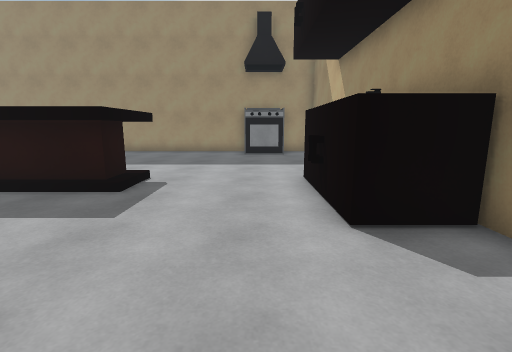
View 1 (above)

15 first-person views from a walk through a Unity game level. The camera is 1.4 m above the floor, tilts 10° down and sees 85° across. The floor is counted in squares, 1 m on a side. Each view is taken from the middle of a square. On the plan, view 1 faces up. The plan holds only what a view shows up to about 14 squares ahead; the rest is blank. The place goes on beyond the plan. The player is left out. Door leaves are left out, so doorways stand open.

View 2
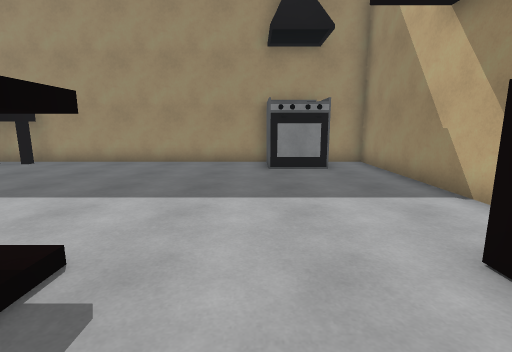

View 3
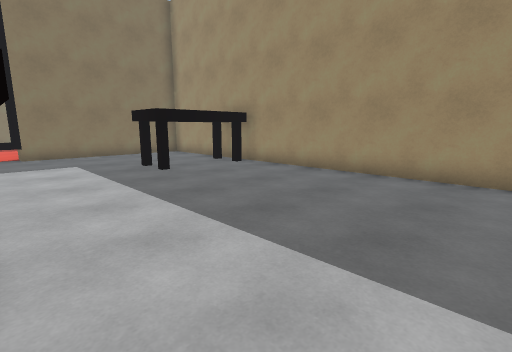

View 4
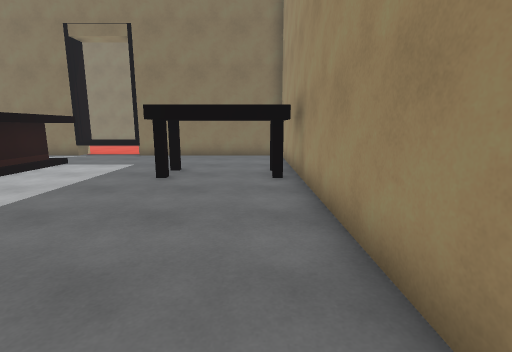

View 5
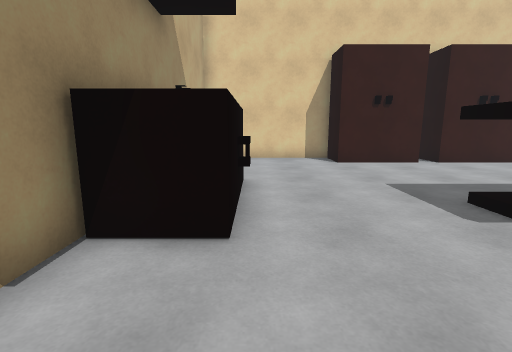

View 6
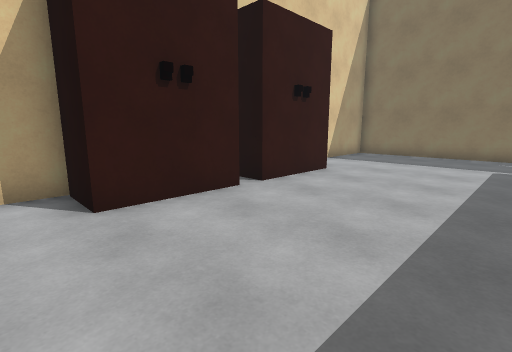

View 7
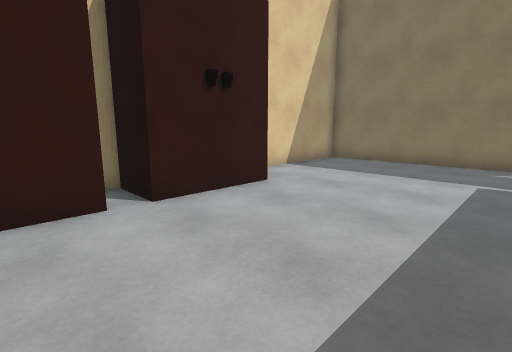

View 8
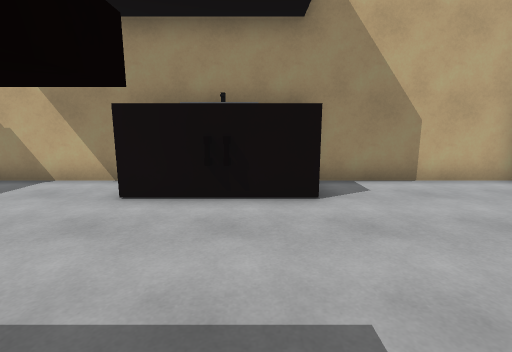

View 9
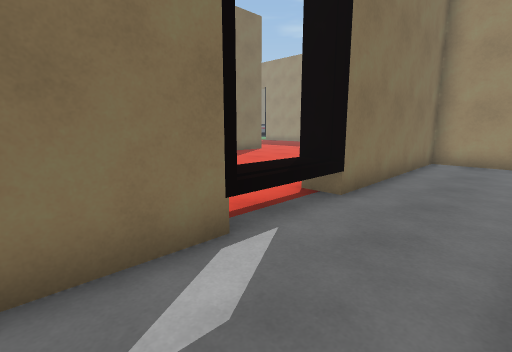

View 10
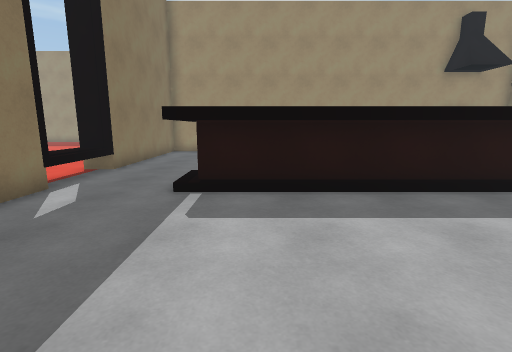

View 11
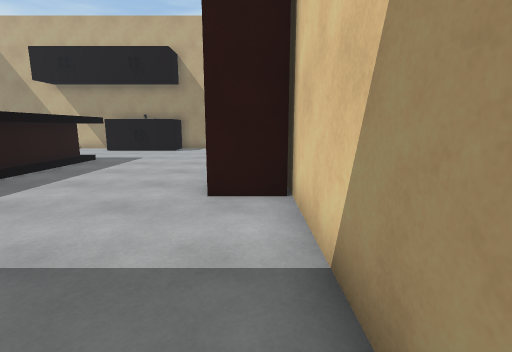

View 12
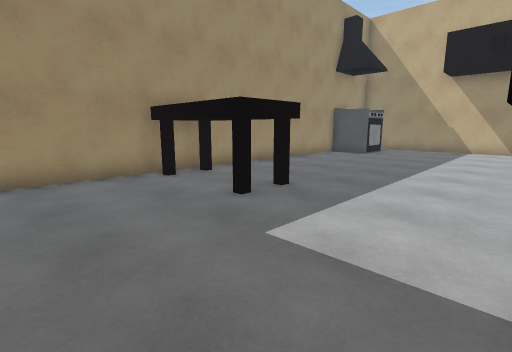

View 13
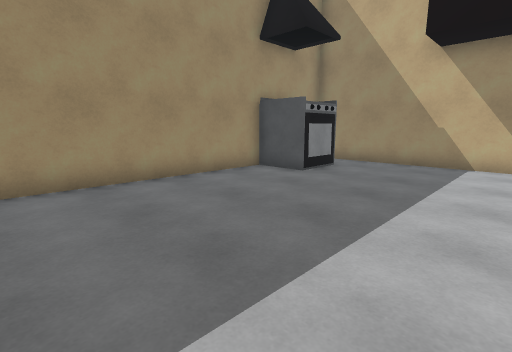

View 14
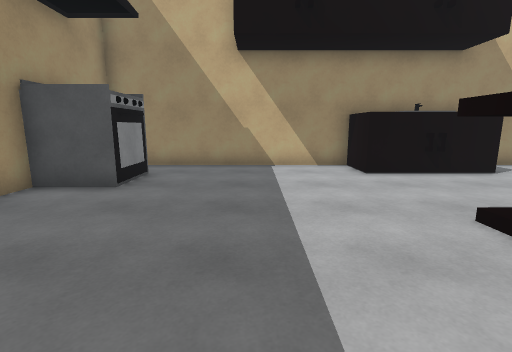

View 15
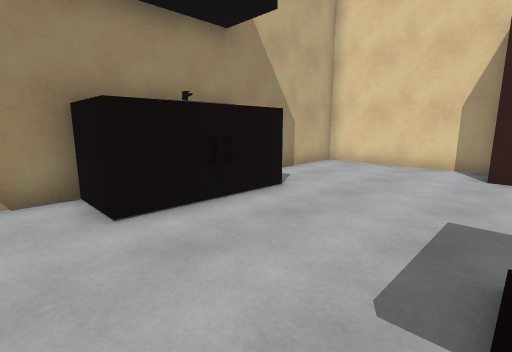

### Floor plan
Key: @ floor where view 1 was taken; # wall or solid block; . floor; ^ raised ledge; E oven; T table; O other object.
Columns run from 17 left of view 1 to 4 right of it. Each row starts with its distance up from view 1.
 17  ##### ##########  ###
 16  #....T#.........EE..#
 15  #....T..........EE..#
 14  #....T..............#
 13  #....T..............#
 12  #....TT.............#
 11  #...................#
 10  #...................#
  9 #^...................#
  8 ^^...^^^^^^^^^^......#
  7 ^^..^^^^      ^.....##
  6  #..^^^^^^^^^^^...OO
  5  #.................O
  4  #.................O##
  3  #...................#
  2  #...................#
  1  #...................#
  0  #......^#######.@...#
 -1  #......##     #.....#
 -2  #########     #######

Where each view was taken, in squares from view 1:
view 1: 0 up, 0 right, facing up
view 2: 5 up, 1 left, facing up
view 3: 8 up, 1 left, facing up-left
view 4: 15 up, 2 left, facing left
view 5: 11 up, 1 right, facing down
view 6: 5 up, 1 left, facing down-left
view 7: 5 up, 4 left, facing down-left
view 8: 5 up, 4 left, facing right
view 9: 4 up, 13 left, facing up-left
view 10: 0 up, 11 left, facing up
view 11: 1 down, 15 left, facing right
view 12: 8 up, 15 left, facing up-right
view 13: 9 up, 8 left, facing up-right
view 14: 11 up, 7 left, facing right
view 15: 9 up, 3 left, facing down-right
